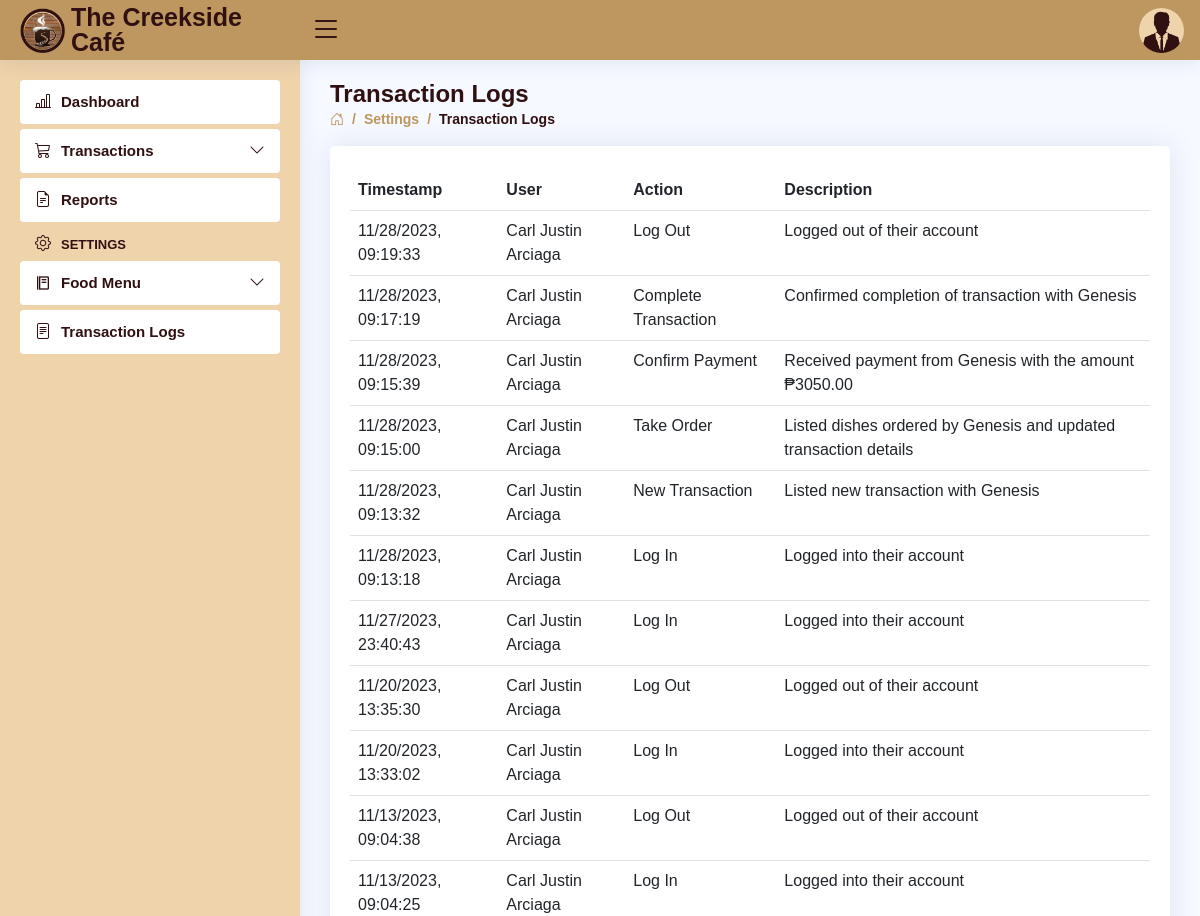
Before: /settings-logs.php (signed in, upper part) with the older database file.
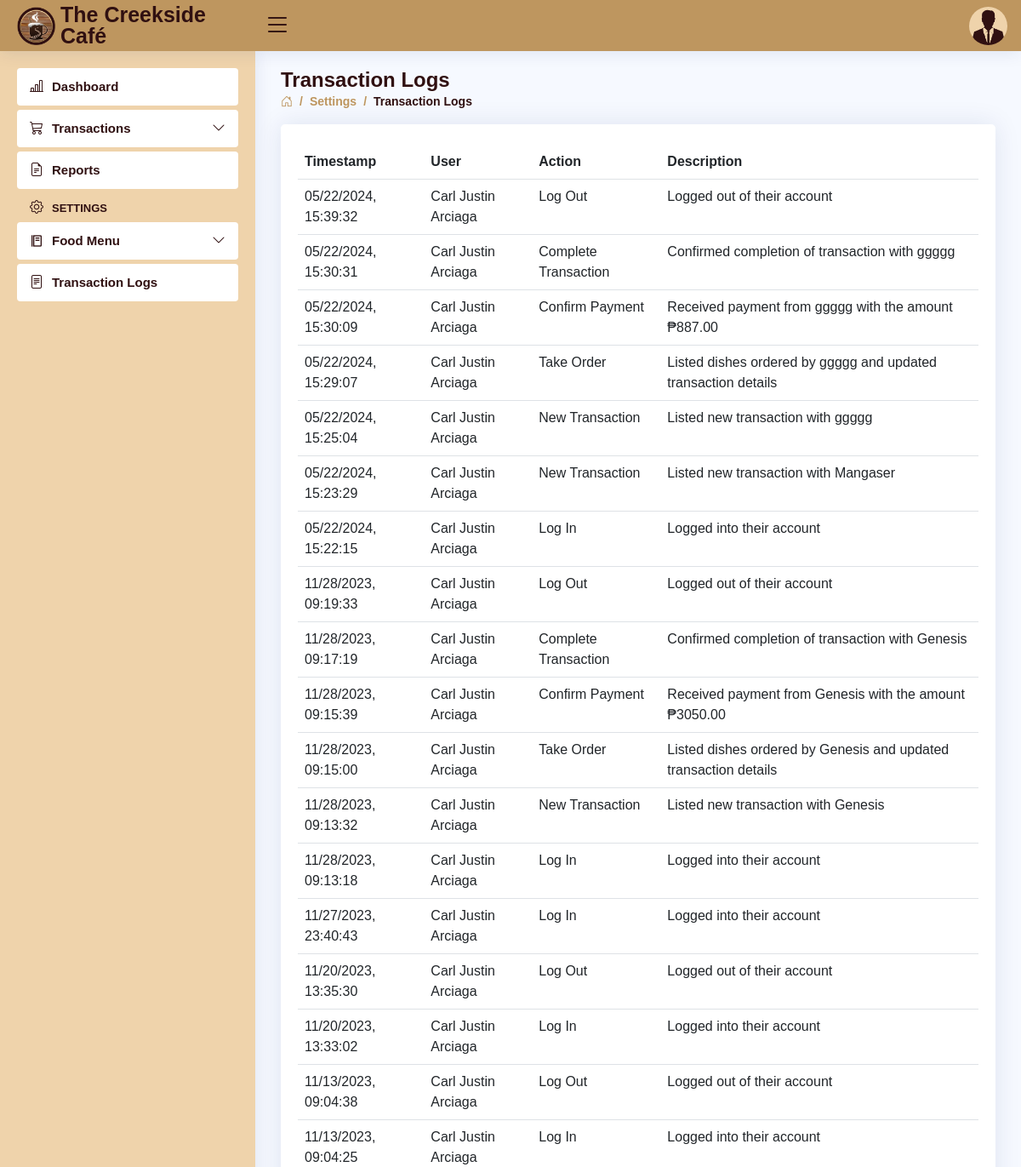
After: the same page with the newer database file.
### tables this page shows
CREATE TABLE `users` (
  `user_id` int(11) NOT NULL AUTO_INCREMENT,
  `role` varchar(5) DEFAULT NULL,
  `fname` varchar(30) DEFAULT NULL,
  `mname` varchar(30) DEFAULT NULL,
  `lname` varchar(30) DEFAULT NULL,
  `bdate` date DEFAULT NULL,
  `sex` varchar(6) DEFAULT NULL,
  `province` varchar(15) DEFAULT NULL,
  `municipality` varchar(30) DEFAULT NULL,
  `barangay` varchar(30) DEFAULT NULL,
  `contact_no` varchar(11) DEFAULT NULL,
  `email` varchar(50) DEFAULT NULL,
  `username` varchar(50) DEFAULT NULL,
  `password` varchar(50) DEFAULT NULL,
  PRIMARY KEY (`user_id`)
);

CREATE TABLE `logs` (
  `id` int(11) NOT NULL AUTO_INCREMENT,
  `timestamp` datetime DEFAULT current_timestamp(),
  `user_id` int(11) DEFAULT NULL,
  `name` varchar(50) DEFAULT NULL,
  `action` varchar(20) DEFAULT NULL,
  `description` varchar(255) DEFAULT NULL,
  PRIMARY KEY (`id`)
);

### settings-logs.php (the view, shortened to what this page needs)
<!DOCTYPE html>
<html lang="en">
<head>
<?php
    include 'includes/links.php';
    include 'includes/header.php';
    include 'includes/sidebar.php';
    include('connection.php');
 ?>
</head>
<body>
  <main id="main" class="main">
    <div class="pagetitle">
      <h1>Transaction Logs</h1>
      <nav>
        <ol class="breadcrumb">
          <li class="breadcrumb-item"><a href="dashboard.php"><i class="bi bi-house-door"></i></a></li>
          <li class="breadcrumb-item">Settings</li>
          <li class="breadcrumb-item active">Transaction Logs</li>
        </ol>
      </nav>
    </div>
    <section class="section">
          <div class="card">
            <div class="card-body">
              <br>
              <table class="table table-hover datatable">
                <thead>
                  <tr>
                    <th scope="col">Timestamp</th>
                    <th scope="col">User</th>
                    <th scope="col">Action</th>
                    <th scope="col">Description</th>
                  </tr>
                </thead>
                <tbody>
<?php
$role = $_SESSION['role'];
if ($role === 'Admin') {
    $sql = "SELECT * FROM logs ORDER BY timestamp DESC";
    $result = $con->query($sql);
    while ($row = $result->fetch_assoc()) {
          $timestamp = $row['timestamp'];
          $name = $row['name'];
          $action = $row['action'];
          $description = $row['description'];?>
                      <tr>
                        <td><?php echo $timestamp ?></td>
                        <td><?php echo $name ?></td>
                        <td><?php echo $action ?></td>
                        <td><?php echo $description ?></td>
                      </tr>
    <?php
    }
    echo '</tbody>';
    echo '</table>';
} else {
  $user_id = $_SESSION['user_id'];
  $sql = "SELECT * FROM logs WHERE user_id = $user_id ORDER BY timestamp DESC";
    $result = $con->query($sql);
    while ($row = $result->fetch_assoc()) {
          $timestamp = $row['timestamp'];
          $name = $row['name'];
          $action = $row['action'];
          $description = $row['description'];?>
                      <tr>
                        <td><?php
                              $dbDate = $timestamp;
                              $date = new DateTime($dbDate);
                              $formattedDate = $date->format("m/d/Y, H:i:s");
                              echo $formattedDate;
                            ?></td>
                        <td><?php echo $name ?></td>
                        <td><?php echo $action ?></td>
                        <td><?php echo $description ?></td>
                      </tr>
    <?php
    }
    echo '</tbody>';
    echo '</table>';
}
?>
            </div>
          </div>
    </section>
  </main>
</body>
</html>

### includes/header.php (shortened to what this page needs)
<header id="header" class="header fixed-top d-flex align-items-center">
  <div class="d-flex align-items-center justify-content-between">
    <a href="dashboard.php" class="logo d-flex align-items-center">
      <img src="assets/img/creekside.png" alt="">
      <span class="d-none d-lg-block">The Creekside Café</span>
    </a>
    <i class="bi bi-list toggle-sidebar-btn"></i>
  </div>
  <nav class="header-nav ms-auto">
  <?php
      include 'connection.php';
      $username = $_SESSION['username'];
      $query = "SELECT * FROM users WHERE username = '$username'";
      $result = $con->query($query);
      if ($result) {
        while ($row = $result->fetch_assoc()) {
          $sex = $row['sex'];
          ?>
    <ul class="d-flex align-items-center">
      <li class="nav-item dropdown pe-3">
        <a class="nav-link nav-profile d-flex align-items-center pe-0" href="#" data-bs-toggle="dropdown">
          <?php
            if ($sex === 'Male') {
                echo '<img src="assets/img/Male.png" alt="Profile" class="rounded-circle">';
            } elseif ($sex === 'Female') {
                echo '<img src="assets/img/Female.png" alt="Profile" class="rounded-circle">';
            }
          ?>
        </a>
  <?php
        }
      }
  ?>
      </li>
    </ul>
  </nav>
</header>

Changed rows visible on the page:
added logs: timestamp "05/22/2024, 15:39:32", name "Carl Justin Arciaga", action "Log Out", description "Logged out of their account"
added logs: timestamp "05/22/2024, 15:30:31", name "Carl Justin Arciaga", action "Complete Transaction", description "Confirmed completion of transaction with ggggg"
added logs: timestamp "05/22/2024, 15:30:09", name "Carl Justin Arciaga", action "Confirm Payment", description "Received payment from ggggg with the amount ₱887.00"
now on this page (row edited): logs: timestamp "05/22/2024, 15:29:07", name "Carl Justin Arciaga", action "Take Order", description "Listed dishes ordered by ggggg and updated transaction details"
now on this page (row edited): logs: timestamp "05/22/2024, 15:25:04", name "Carl Justin Arciaga", action "New Transaction", description "Listed new transaction with ggggg"
now on this page (row edited): logs: timestamp "05/22/2024, 15:23:29", name "Carl Justin Arciaga", action "New Transaction", description "Listed new transaction with Mangaser"
now on this page (row edited): logs: timestamp "05/22/2024, 15:22:15", name "Carl Justin Arciaga", action "Log In", description "Logged into their account"
